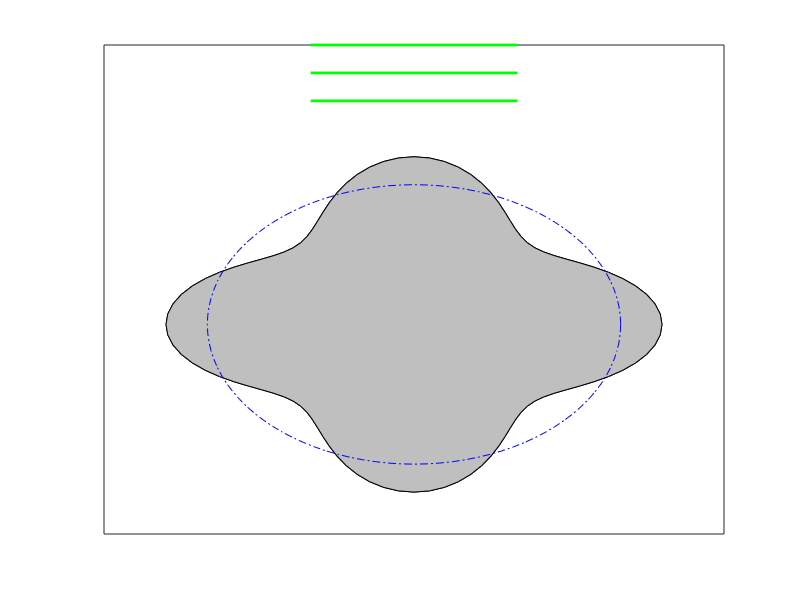

This chart was generated by the following MATLAB code: (Note: this script raises an error after producing the figure.)
clear all; close all;

PlotNum = 3;

plot_gbar = 1;
plot_ab = 0;

N = 100;
%Eps = 0.3;
Eps = 0.2;

gbar = 1.0;
b = 2.0;
c = 0.5;

dth = 2*pi/N;

th = [0:dth:2*pi];

if(PlotNum==1)
  rg = gbar + Eps*exp(cos(th));
elseif(PlotNum==2)
  rg = gbar + Eps*cos(2*th);
elseif(PlotNum==3)
  rg = gbar + Eps*cos(4*th);
else
  rg = gbar + 0*th;
end

xxgbar = gbar.*cos(th);
yygbar = gbar.*sin(th);

xxg = rg.*cos(th);
yyg = rg.*sin(th);

xxb = b.*cos(th);
yyb = b.*sin(th);

xxc = c.*cos(th);
yyc = c.*sin(th);


L = b + Eps;

plot(xxg,yyg,'k-');
hold on;
%fill(xxa,yya,'blue');
fill(xxg,yyg,[192.0/256.0 192.0/256.0 192.0/256.0]);
hold on;
if(plot_gbar==1)
  plot(xxgbar,yygbar,'b-.');
  hold on;
end


set(gca,'xtick',[]);
set(gca,'ytick',[]);

aa = 1.4;
M = 0.4;

WaveColor = 'Green';

% a = aa - 0.1; x = [-a-M;-a+M]; y = [a-M;a+M];
%   line(x,y,'LineWidth',2,'Color',WaveColor);
% a = aa; x = [-a-M;-a+M]; y = [a-M;a+M];
%   line(x,y,'LineWidth',2,'Color',WaveColor);
% a = aa + 0.1; x = [-a-M;-a+M]; y = [a-M;a+M];
%   line(x,y,'LineWidth',2,'Color',WaveColor);
  
x = [-0.5;0.5]; y = [2;2];
  line(x,y,'LineWidth',2,'Color',WaveColor);
y = [2-0.2;2-0.2];
  line(x,y,'LineWidth',2,'Color',WaveColor);
y = [2-0.4;2-0.4];
  line(x,y,'LineWidth',2,'Color',WaveColor);

hold on;
start = [0;2.2]; stop = [0;1.4];
  arrow(start,stop,6.0,WaveColor);
hold on;

text(0.6,1.8,'$(0,-k^u)$','interpreter','latex','FontSize',24);

axis equal;
axis([-L L -L L]);

text(-0.2,0,'$S^w$','interpreter','latex','FontSize',40);
text(-1.2,-1.2,'$S^u$','interpreter','latex','FontSize',40);
% text(-1.2,0,'$S^w$','interpreter','latex','FontSize',40);


% text(0.8,-0.6,'$\leftarrow r = \bar{g}$','Color','blue','interpreter','latex','FontSize',20);
% text(0.8,1.1,'$\leftarrow r = \bar{g} +g$','interpreter','latex','FontSize',20);

% text(1.5,1.7,'$S^o$','color','r','interpreter','latex','FontSize',40);
% text(-0.2,0,'$S_i$','color','m','interpreter','latex','FontSize',40);

if(plot_ab==1)
  plot(xxb,yyb,'r--');
  x1 = (b+0.2)*cos(pi/4);
  y1 = (b+0.2)*sin(pi/4);
  text(x1,y1,'$\mathcal{B}$','interpreter','latex','FontSize',40);
  x2 = (b+0.5)*cos(5*pi/4);
  y2 = (b+0.5)*sin(5*pi/4);
  text(x2,y2,'$\Omega$','interpreter','latex','FontSize',40);
end

% plot(xxb,yyb,'r--');
% text(-0.4,1.8,'$r=R^o$','Color','r','interpreter','latex','FontSize',24);
% 
% plot(xxc,yyc,'m--');
% text(-0.4,0.6,'$r=R_i$','Color','m','interpreter','latex','FontSize',24);
% saveas(gca,'boplot0_bdry2','epsc');

% saveas(gca,'boplot0','epsc');
% saveas(gca,'boplot0_1','epsc');
% saveas(gca,'boplot0_bdry1','epsc');
saveas(gca,'boplotcos4_inc','epsc');